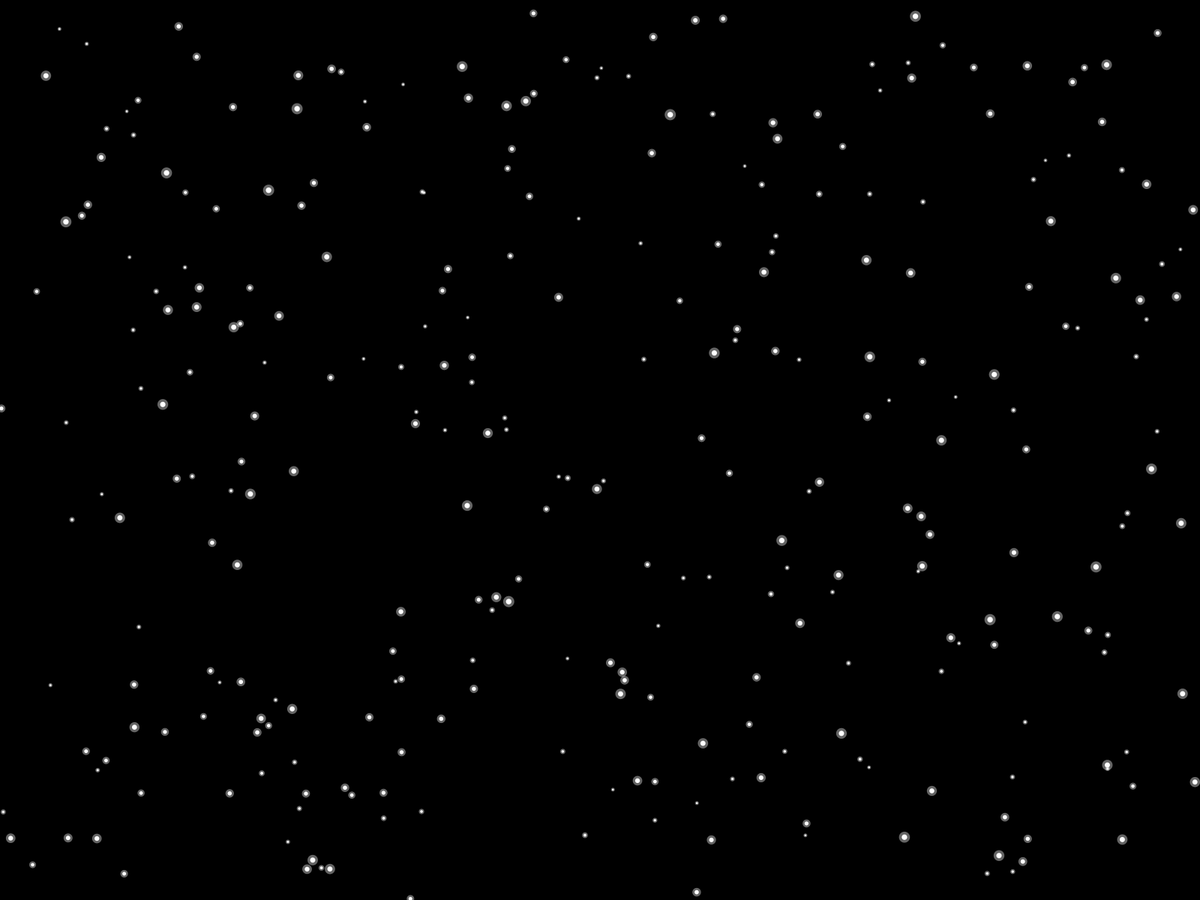
Frame 1 (no input)
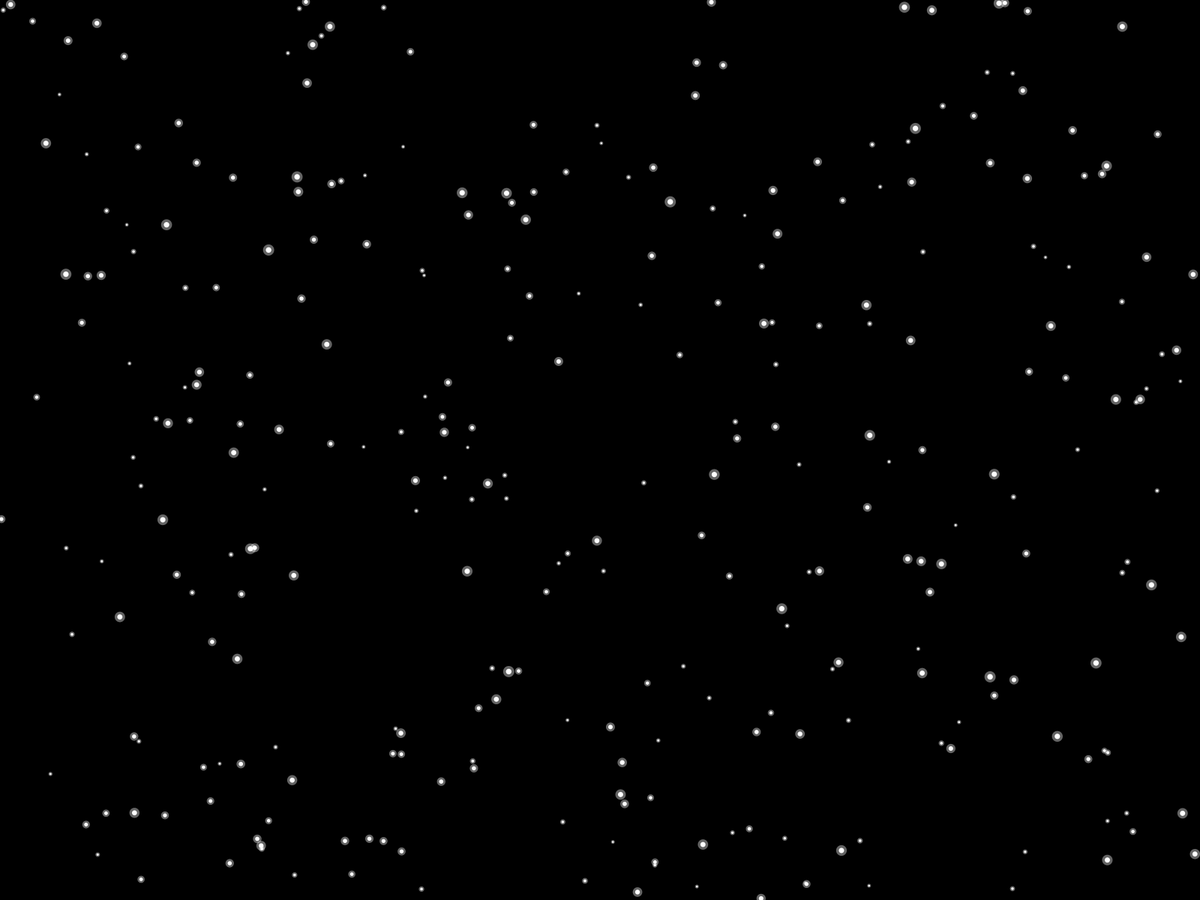
Frame 60 (the mouse pressed at the canvas centre just before this capture)
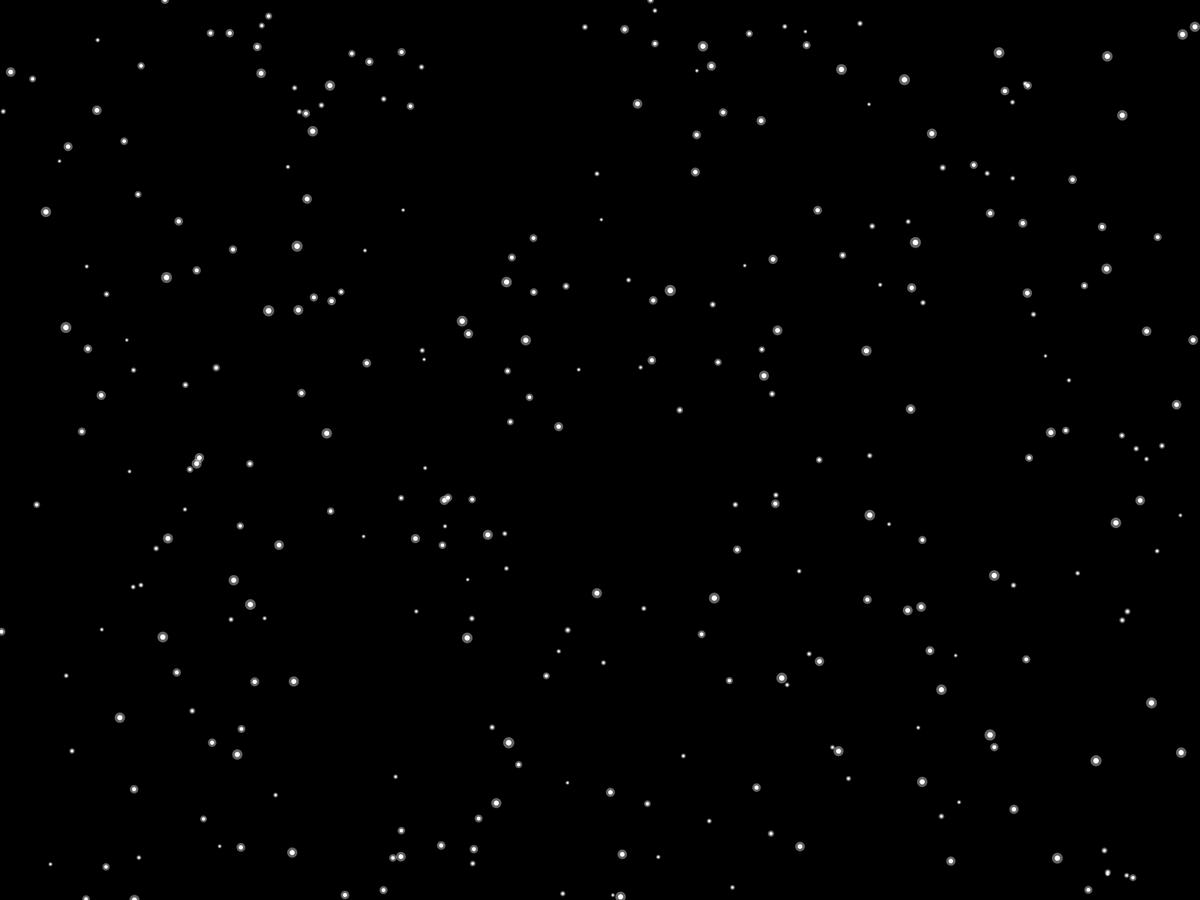
Frame 120 (the mouse held since frame 60 and released just before this capture)

The Processing sketch that drew these frames (run headless with seeded random() and noise(); from frame 60 on, the mouse is pressed at the canvas centre):

// Processing sketch: day3_08_objects_snowflake
// ── day3_08_objects_snowflake.pde
Ball[] myBalls = new Ball[300];

void setup() {
  //size(500, 600);
  fullScreen();
  background(0);

  for (int i=0; i < myBalls.length; i++) {
    myBalls[i] = new Ball( random(width), random(height) );
  }
}

void draw() {
  background(0);

  for (int i=0; i < myBalls.length; i++) {
    Ball b = myBalls[i];
    b.move();
    //b.bounce();
    b.reappear();
    b.display();
  }
}














class Ball {
  float x, y;
  float xSpd, ySpd;
  float size;

  Ball(float tempX, float tempY) {
    x = tempX; // ***
    y = tempY; // ***
    xSpd = 0;
    ySpd = random(1, 3);
    size = random(5, 15);
  }
  void display() {
    noStroke();
    fill(255, 100);
    ellipse(x, y, size, size);
    fill(255);
    ellipse(x, y, size/2, size/2);
  }
  void move() {
    x += xSpd;
    y += ySpd;
  }
  void bounce() {
    if (x < 0 || x > width) {
      xSpd *= -1;
    }
    if (y < 0 || y > height) {
      ySpd = -ySpd;
    }
  }
  void reappear() {
    // x
    if (x < 0) {
      x = width;
    } else if (x > width) {
      x = 0;
    }
    // y
    if (y < 0) {
      y = height;
    } else if  (y > height) {
      y = 0;
    }
  }
  void explode() {
    int strength = 10;
    xSpd = random(-strength, strength);
    ySpd = random(-strength, strength);
  }
  void stop() {
    xSpd = 0;
    ySpd = 0;
  }
}
